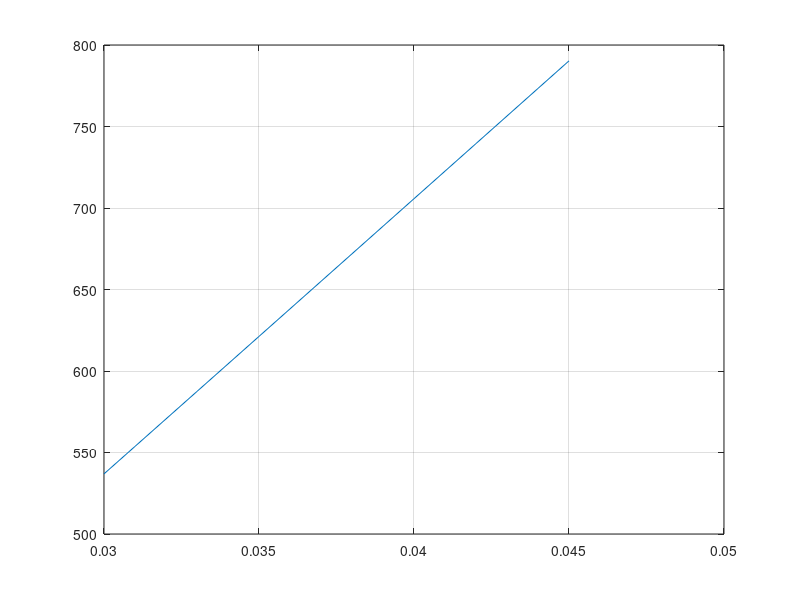

MATLAB code for this plot:
%% Détermination des dimensions de l'échangeur de chaleur à partir d'un UA de 800
clear
clc
%Dimensions
Dp_i= 0.045; %m
Dp_e= 0.048; %m (épaisseur de 1.5mm)
N=20; %(nombres de tuyaux intérieurs)
Dg_i=0.5; %m
L=4.5; %m

Ap_i=pi*Dp_i*L; %m^2
Ap_e=pi*Dp_e*L; %m^2
Ag_i=pi*Dg_i*L; %m^2

% Propriété des fluides
% Densité
rho_MDI = 1250; %[kg/m^3]
rho_Poly = 1210; %[kg/m^3]
rho_H2O = 1034; %[kg/m^3]

% Conductivité thermique
k_MDI = 0.08648; % [W/m K]
k_Poly = 0.1557; % [W/m K]
k_H2O = 0.147; % [W/m K]
k_acier = 36; % [W/m K]

% Chaleur spécifique
cp_MDI = 1800; % [J/kg K]
cp_Poly = 2270; % [J/kg K]
cp_H2O = 3915; % [J/kg K]

% Viscosités dynamiques
visc_MDI = 0.19; % [Ns/m^2]
visc_H2O = 0.042; % Viscosité du Propylène Glycol [Ns/m^2]

% Débit des fluides
debit_MDI = 35/(1000*60); % [m^3/s] valeur maximale de sortie
debit_Poly = 17/(1000*60); % [m^3/s] valeur maximale de sortie
debit_H2O = 0.005; % [m^3/s] valeur déterminé sur la courbe de pompe

%Nombre de Prandlt
Pr_MDI=visc_MDI*cp_MDI/k_MDI;
Pr_H2O=visc_H2O*cp_H2O/k_H2O;

%Résistance de convection interne des petits tuyaux
%(Eau-glycol qui circule dans les petits tuyaux)
Re_p_i=(4*rho_H2O*debit_H2O)/(pi*N*Dp_i*visc_H2O);
%Laminaire (Re plus petit que 2300) 
%Turbulent (Re plus grand que 2300)
if Re_p_i < 2300
    Nu_p_i=4.36;
else
    Nu_p_i=0.023*(Re_p_i^(4/5))*(Pr_H2O^0.4); %n=0.4 parce que température de surface est plus chaude que température intérieure
end
h_p_i=Nu_p_i*k_H2O/Dp_i;
R_conv_i=1/(h_p_i)*Ap_i;

%Résistance de conduction des petits tuyaux
R_cond=(log(Dp_e/Dp_i))/(2*pi*L*k_acier);

%Résistance de convection externe des petits tuyaux
%(MDI qui a un effet convectif sur l'extérieur des petits tuyaux.)
%Aire et diamètre équivalent
Aeq=((pi*Dg_i^2)/4)-N*((pi*Dp_e^2)/4);
Deq=(Aeq*4/pi)^(1/2);
Re_p_e=(4*rho_MDI*debit_MDI)/(pi*N*Deq*visc_MDI);
V=debit_MDI/Aeq;

if Re_p_e < 2300
     Nu_p_e=4.36;
else
    Nu_p_e=0.023*(Re_p_e^(4/5))*(Pr_MDI^0.3); %n=0.3 parce que température de surface est plus froide que température intérieure
end
h_p_e=Nu_p_e*k_MDI/Dp_e;
R_conv_e=1/(h_p_e)*(Ap_e);
    
%Résistance totale des petits tuyaux
%(20 tuyaux enb parallèle)
R_tot=N*(1/R_cond + 1/R_conv_e + 1/R_conv_i)^(-1);
UA=1/R_tot;

%La convection externe est négligée, ce qui sous-entend que l'échangeur est
%isolé. On ne calcule donc pas la convection du MDI sur la parois intérieur
%du gros tuyaux, ni la conduction dans le gros tuyau.

%% Optimisation

% longeur fixée à 4.5m
% débit fixé à 35 lpm

valeurs=zeros(1);
D_tubes=zeros(1);
i=0;

for Opt_Dp_i=0.03:0.001:0.045
        i=i+1;
        Opt_Dp_e=(Opt_Dp_i+0.003);
        Opt_Ap_i=pi*Opt_Dp_i*L;
        Opt_Ap_e=pi*Opt_Dp_e*L;
        Opt_h_p_i=Nu_p_i*k_H2O/Opt_Dp_i;
        Opt_h_p_e=Nu_p_e*k_MDI/Opt_Dp_e;
        Opt_R_cond=(log(Opt_Dp_e/Opt_Dp_i))/(2*pi*L*k_acier);
        Opt_R_conv_i=1/(h_p_i)*Opt_Ap_i;
        Opt_R_conv_e=1/(Opt_h_p_e)*(Opt_Ap_e);
        Opt_R_tot=N*(1/Opt_R_cond + 1/Opt_R_conv_e + 1/Opt_R_conv_i)^(-1);
        Opt_UA=1/Opt_R_tot;
        valeurs(i,1)=Opt_UA;
        D_tubes(i,1)=Opt_Dp_i;
end

figure(1)
plot(D_tubes,valeurs)
grid on


